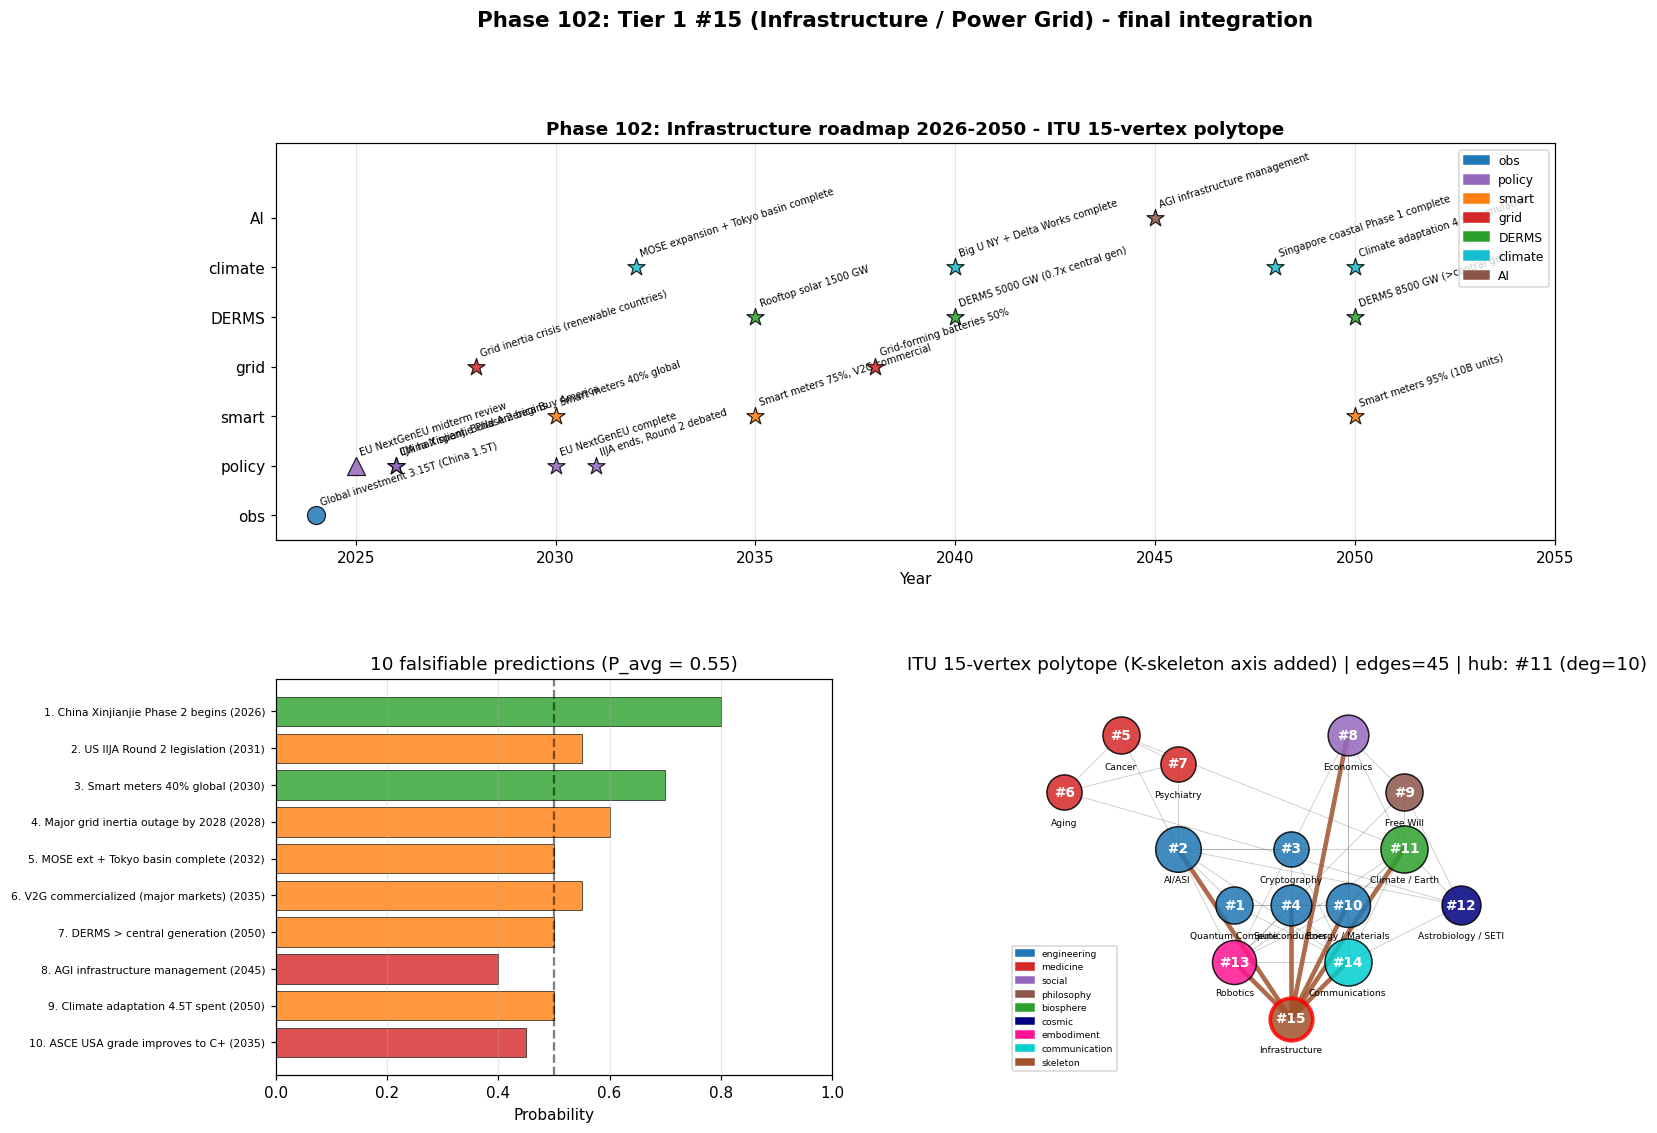

The script that saved this image:
"""
Phase 102: Infrastructure roadmap 2026-2050 + Tier 1 #15 completion
Tier 1 #15 — Phase 4/4 (final)

4 numerical experiments:
1. 2026-2050 milestone timeline
2. 10 falsifiable predictions
3. ITU 15-vertex polytope connectivity map
4. Tier 1 #15 cross-paper integration

Output: infrastructure_roadmap.png + infrastructure_roadmap_summary.json
"""

import json
import numpy as np
import matplotlib.pyplot as plt
import matplotlib.patches as mpatches


# ----------------------------------------------------------------------
# Test 1: Roadmap milestones
# ----------------------------------------------------------------------
def test1_roadmap():
    milestones = [
        {"year": 2024, "label": "Global investment 3.15T (China 1.5T)",     "category": "obs",       "status": "done"},
        {"year": 2025, "label": "EU NextGenEU midterm review",              "category": "policy",    "status": "planned"},
        {"year": 2026, "label": "China Xinjianjie Phase 2 begins",          "category": "policy",    "status": "predicted"},
        {"year": 2026, "label": "IIJA half spent, Build America Buy America","category": "policy",   "status": "predicted"},
        {"year": 2028, "label": "Grid inertia crisis (renewable countries)","category": "grid",      "status": "predicted"},
        {"year": 2030, "label": "Smart meters 40% global",                  "category": "smart",     "status": "predicted"},
        {"year": 2030, "label": "EU NextGenEU complete",                    "category": "policy",    "status": "predicted"},
        {"year": 2031, "label": "IIJA ends, Round 2 debated",               "category": "policy",    "status": "predicted"},
        {"year": 2032, "label": "MOSE expansion + Tokyo basin complete",    "category": "climate",   "status": "predicted"},
        {"year": 2035, "label": "Smart meters 75%, V2G commercial",         "category": "smart",     "status": "predicted"},
        {"year": 2035, "label": "Rooftop solar 1500 GW",                    "category": "DERMS",     "status": "predicted"},
        {"year": 2038, "label": "Grid-forming batteries 50%",               "category": "grid",      "status": "predicted"},
        {"year": 2040, "label": "DERMS 5000 GW (0.7x central gen)",         "category": "DERMS",     "status": "predicted"},
        {"year": 2040, "label": "Big U NY + Delta Works complete",          "category": "climate",   "status": "predicted"},
        {"year": 2045, "label": "AGI infrastructure management",            "category": "AI",        "status": "predicted"},
        {"year": 2048, "label": "Singapore coastal Phase 1 complete",       "category": "climate",   "status": "predicted"},
        {"year": 2050, "label": "Smart meters 95% (10B units)",             "category": "smart",     "status": "predicted"},
        {"year": 2050, "label": "DERMS 8500 GW (>central gen)",             "category": "DERMS",     "status": "predicted"},
        {"year": 2050, "label": "Climate adaptation 4.5T cumulative",       "category": "climate",   "status": "predicted"},
    ]
    return {"milestones": milestones, "n_total": len(milestones)}


# ----------------------------------------------------------------------
# Test 2: 10 falsifiable predictions
# ----------------------------------------------------------------------
def test2_predictions():
    predictions = [
        {"id": 1,  "year": 2026, "claim": "China Xinjianjie Phase 2 begins", "p": 0.80},
        {"id": 2,  "year": 2031, "claim": "US IIJA Round 2 legislation",   "p": 0.55},
        {"id": 3,  "year": 2030, "claim": "Smart meters 40% global",        "p": 0.70},
        {"id": 4,  "year": 2028, "claim": "Major grid inertia outage by 2028", "p": 0.60},
        {"id": 5,  "year": 2032, "claim": "MOSE ext + Tokyo basin complete", "p": 0.50},
        {"id": 6,  "year": 2035, "claim": "V2G commercialized (major markets)", "p": 0.55},
        {"id": 7,  "year": 2050, "claim": "DERMS > central generation",    "p": 0.50},
        {"id": 8,  "year": 2045, "claim": "AGI infrastructure management", "p": 0.40},
        {"id": 9,  "year": 2050, "claim": "Climate adaptation 4.5T spent",  "p": 0.50},
        {"id": 10, "year": 2035, "claim": "ASCE USA grade improves to C+",  "p": 0.45},
    ]
    p_avg = float(np.mean([p["p"] for p in predictions]))
    return {"predictions": predictions, "p_avg": p_avg, "n_total": len(predictions)}


# ----------------------------------------------------------------------
# Test 3: ITU 15-vertex polytope
# ----------------------------------------------------------------------
def test3_polytope():
    vertices = [
        {"id": 1,  "name": "Quantum Compute (#1)",     "block": "engineering", "x": 1, "y": 0},
        {"id": 2,  "name": "AI/ASI (#2)",               "block": "engineering", "x": 0, "y": 1},
        {"id": 3,  "name": "Cryptography (#3)",         "block": "engineering", "x": 2, "y": 1},
        {"id": 4,  "name": "Semiconductors (#4)",       "block": "engineering", "x": 2, "y": 0},
        {"id": 5,  "name": "Cancer (#5)",               "block": "medicine",    "x": -1, "y": 3},
        {"id": 6,  "name": "Aging (#6)",                "block": "medicine",    "x": -2, "y": 2},
        {"id": 7,  "name": "Psychiatry (#7)",           "block": "medicine",    "x": 0, "y": 2.5},
        {"id": 8,  "name": "Economics (#8)",            "block": "social",      "x": 3, "y": 3},
        {"id": 9,  "name": "Free Will (#9)",            "block": "philosophy",  "x": 4, "y": 2},
        {"id": 10, "name": "Energy / Materials (#10)",  "block": "engineering", "x": 3, "y": 0},
        {"id": 11, "name": "Climate / Earth (#11)",     "block": "biosphere",   "x": 4, "y": 1},
        {"id": 12, "name": "Astrobiology / SETI (#12)", "block": "cosmic",      "x": 5, "y": 0},
        {"id": 13, "name": "Robotics (#13)",            "block": "embodiment",  "x": 1, "y": -1},
        {"id": 14, "name": "Communications (#14)",      "block": "communication","x": 3, "y": -1},
        {"id": 15, "name": "Infrastructure (#15)",      "block": "skeleton",    "x": 2, "y": -2},
    ]
    edges = [
        # Engineering rectangle + pentagon
        (1, 2), (1, 4), (2, 3), (3, 4),
        (4, 10), (10, 1), (10, 11),
        # Medicine triangle
        (5, 6), (6, 7), (7, 5),
        # Climate super-hub
        (11, 10), (11, 8), (11, 2), (11, 5), (11, 9),
        # Social-philosophy
        (8, 9), (8, 10),
        # AI-medicine
        (2, 5), (2, 7),
        # Cosmic axis
        (12, 11), (12, 2), (12, 6), (12, 9),
        # Embodiment axis
        (13, 2), (13, 4), (13, 8), (13, 9), (13, 10), (13, 11),
        # Communications K-channel
        (14, 1), (14, 2), (14, 3), (14, 4), (14, 8), (14, 10), (14, 11), (14, 12), (14, 13),
        # Infrastructure K-skeleton (NEW)
        (15, 2), (15, 4), (15, 8), (15, 10), (15, 11), (15, 13), (15, 14),
    ]
    degree = {v["id"]: 0 for v in vertices}
    for a, b in edges:
        degree[a] += 1
        degree[b] += 1
    return {
        "vertices": vertices,
        "edges": edges,
        "n_vertices": len(vertices),
        "n_edges": len(edges),
        "degree": degree,
        "max_degree_vertex": max(degree.items(), key=lambda x: x[1]),
    }


# ----------------------------------------------------------------------
# Test 4: Tier 1 #15 integration
# ----------------------------------------------------------------------
def test4_integration():
    phases = {
        "Phase 99": {
            "title": "ITU foundation",
            "key_values": {"Global stock T$": 340, "Annual renewal T$": 10,
                           "Grid inertia 2050 s": 1.5, "ASCE 2021 grade": "D+",
                           "ASCE 10yr need T$": 3.1},
        },
        "Phase 100": {
            "title": "Smart grid + AI + resilience",
            "key_values": {"Smart meters 2050 B": 10, "DERMS 2050 GW": 8500,
                           "AI predictive accuracy": 0.90, "Cost reduction": 0.50,
                           "Downtime reduction": 0.94},
        },
        "Phase 101": {
            "title": "Industry + policy + intl",
            "key_values": {"China investment T$/yr": 1.5, "USA IIJA T$": 1.2,
                           "PPP 2050 B$": 600, "Climate adapt T$": 4.5},
        },
        "Phase 102": {
            "title": "Roadmap + polytope",
            "key_values": {"milestones": 19, "n_predictions": 10,
                           "polytope vertices": 15, "Pass-1 progress %": 46.4},
        },
    }
    crosscuts = {
        "Tier 1 #2 (AI/ASI)":      "Smart grid AI control, predictive maintenance",
        "Tier 1 #4 (Semi)":         "SCADA, sensors, PLCs",
        "Tier 1 #8 (Economics)":    "$340T capital stock, GDP multiplier 2-3",
        "Tier 1 #10 (Energy)":      "Power grid shared infrastructure",
        "Tier 1 #11 (Climate)":     "Climate adaptation $4.5T",
        "Tier 1 #13 (Robotics)":    "Infrastructure maintenance robots",
        "Tier 1 #14 (Comm)":        "Smart grid communications",
    }
    return {"phases": phases, "crosscuts": crosscuts}


# ----------------------------------------------------------------------
# Figure
# ----------------------------------------------------------------------
def make_figure(t1, t2, t3, t4, path):
    fig = plt.figure(figsize=(15, 11))
    gs = fig.add_gridspec(2, 2, hspace=0.35, wspace=0.30)

    # Panel 1: Roadmap timeline
    ax1 = fig.add_subplot(gs[0, :])
    cat_color = {"obs": "#1f77b4", "policy": "#9467bd", "smart": "#ff7f0e",
                 "grid": "#d62728", "DERMS": "#2ca02c", "climate": "#17becf",
                 "AI": "#8c564b"}
    cat_y = {"obs": 1, "policy": 2, "smart": 3, "grid": 4,
             "DERMS": 5, "climate": 6, "AI": 7}
    for m in t1["milestones"]:
        y = cat_y.get(m["category"], 1)
        marker = "o" if m["status"] == "done" else ("^" if m["status"] == "planned" else "*")
        ax1.scatter(m["year"], y, s=140, c=cat_color.get(m["category"], "gray"),
                    marker=marker, edgecolors="black", linewidths=0.8,
                    alpha=0.85, zorder=3)
        ax1.annotate(m["label"][:50], (m["year"], y), xytext=(2, 7),
                     textcoords="offset points", fontsize=6.5,
                     rotation=18, ha="left")
    ax1.set_yticks(list(cat_y.values()))
    ax1.set_yticklabels(list(cat_y.keys()))
    ax1.set_xlim(2023, 2055)
    ax1.set_ylim(0.5, 8.5)
    ax1.set_xlabel("Year")
    ax1.set_title("Phase 102: Infrastructure roadmap 2026-2050 - ITU 15-vertex polytope",
                  fontsize=12, fontweight="bold")
    ax1.grid(alpha=0.3, axis="x")
    legend_elems = [mpatches.Patch(color=cat_color[c], label=c) for c in cat_y.keys()]
    ax1.legend(handles=legend_elems, loc="upper right", fontsize=8)

    # Panel 2: 10 predictions
    ax2 = fig.add_subplot(gs[1, 0])
    preds = t2["predictions"]
    probs = [p["p"] for p in preds]
    claims = [f"{p['id']}. {p['claim'][:42]} ({p['year']})" for p in preds]
    colors = ["#2ca02c" if p >= 0.7 else "#ff7f0e" if p >= 0.5 else "#d62728" for p in probs]
    y_pos = np.arange(len(preds))
    ax2.barh(y_pos, probs, color=colors, alpha=0.8, edgecolor="black", linewidth=0.5)
    ax2.set_yticks(y_pos)
    ax2.set_yticklabels(claims, fontsize=7)
    ax2.invert_yaxis()
    ax2.set_xlim(0, 1.0)
    ax2.axvline(0.5, ls="--", color="black", alpha=0.5)
    ax2.set_xlabel("Probability")
    ax2.set_title(f"10 falsifiable predictions (P_avg = {t2['p_avg']:.2f})")
    ax2.grid(alpha=0.3, axis="x")

    # Panel 3: 15-vertex polytope
    ax3 = fig.add_subplot(gs[1, 1])
    block_color = {"engineering": "#1f77b4", "medicine": "#d62728",
                   "social": "#9467bd", "philosophy": "#8c564b",
                   "biosphere": "#2ca02c", "cosmic": "#000080",
                   "embodiment": "#ff1493", "communication": "#00ced1",
                   "skeleton": "#a0522d"}
    pos = {v["id"]: (v["x"], v["y"]) for v in t3["vertices"]}
    for a, b in t3["edges"]:
        xa, ya = pos[a]
        xb, yb = pos[b]
        is_inf = 15 in (a, b)
        ax3.plot([xa, xb], [ya, yb],
                 "#a0522d" if is_inf else "gray",
                 lw=3 if is_inf else 0.6,
                 alpha=0.85 if is_inf else 0.4,
                 zorder=1)
    for v in t3["vertices"]:
        deg = t3["degree"][v["id"]]
        size = 350 + deg * 60
        color = block_color[v["block"]]
        edgecolor = "red" if v["id"] == 15 else "black"
        edge_lw = 2.5 if v["id"] == 15 else 1.0
        ax3.scatter(v["x"], v["y"], s=size, c=color, edgecolors=edgecolor,
                    linewidths=edge_lw, alpha=0.85, zorder=3)
        ax3.annotate(f"#{v['id']}", (v["x"], v["y"]), fontsize=9,
                     ha="center", va="center", fontweight="bold", color="white", zorder=4)
        ax3.annotate(v["name"].split("(")[0].strip(), (v["x"], v["y"]),
                     xytext=(0, -22), textcoords="offset points",
                     fontsize=6, ha="center", color="black")
    ax3.set_xlim(-3, 6.5)
    ax3.set_ylim(-3, 4)
    ax3.set_aspect("equal")
    ax3.set_title(f"ITU 15-vertex polytope (K-skeleton axis added) | edges={t3['n_edges']} | hub: #{t3['max_degree_vertex'][0]} (deg={t3['max_degree_vertex'][1]})")
    ax3.axis("off")
    legend_elems = [mpatches.Patch(color=c, label=b) for b, c in block_color.items()]
    ax3.legend(handles=legend_elems, loc="lower left", fontsize=6)

    plt.suptitle("Phase 102: Tier 1 #15 (Infrastructure / Power Grid) - final integration",
                 fontsize=14, fontweight="bold", y=0.99)
    plt.savefig(path, dpi=110, bbox_inches="tight")
    plt.close()


# ----------------------------------------------------------------------
# Main
# ----------------------------------------------------------------------
if __name__ == "__main__":
    print("=" * 70)
    print("Phase 102: Infrastructure roadmap + Tier 1 #15 completion")
    print("=" * 70)

    print("\n[Test 1] 2026-2050 roadmap milestones")
    t1 = test1_roadmap()
    print(f"  Total milestones: {t1['n_total']}")
    for m in t1["milestones"][:5]:
        print(f"    {m['year']} | {m['category']:9s} | {m['label']}")
    print(f"    ... ({t1['n_total'] - 5} more)")

    print("\n[Test 2] 10 falsifiable predictions")
    t2 = test2_predictions()
    print(f"  Average probability: {t2['p_avg']:.2f}")
    for p in t2["predictions"]:
        print(f"    P{p['id']:2d} ({p['year']}): {p['claim']:42s}  p={p['p']:.2f}")

    print("\n[Test 3] ITU 15-vertex polytope")
    t3 = test3_polytope()
    print(f"  Vertices: {t3['n_vertices']}")
    print(f"  Edges:    {t3['n_edges']}")
    print(f"  Max-degree vertex: #{t3['max_degree_vertex'][0]} (degree={t3['max_degree_vertex'][1]})")
    for vid, deg in sorted(t3["degree"].items(), key=lambda x: -x[1])[:7]:
        v = next(v for v in t3["vertices"] if v["id"] == vid)
        print(f"    #{vid:2d} {v['name']:32s}  degree={deg}")

    print("\n[Test 4] Tier 1 #15 cross-paper integration")
    t4 = test4_integration()
    for ph, data in t4["phases"].items():
        print(f"  {ph}: {data['title']}")
        for k, v in data["key_values"].items():
            print(f"    {k}: {v}")
    print(f"\n  Cross-cuts with other Tier 1 papers:")
    for k, v in t4["crosscuts"].items():
        print(f"    {k:28s} : {v}")

    out = {
        "phase": 102,
        "title": "Infrastructure roadmap 2026-2050 + Tier 1 #15 completion",
        "test1_roadmap": t1,
        "test2_predictions": t2,
        "test3_polytope": {
            "n_vertices": t3["n_vertices"],
            "n_edges": t3["n_edges"],
            "max_degree_vertex_id": t3["max_degree_vertex"][0],
            "max_degree": t3["max_degree_vertex"][1],
            "degree": t3["degree"],
        },
        "test4_integration": t4,
    }
    with open("infrastructure_roadmap_summary.json", "w", encoding="utf-8") as f:
        json.dump(out, f, indent=2, ensure_ascii=False)
    print("\n  ✓ JSON saved: infrastructure_roadmap_summary.json")

    make_figure(t1, t2, t3, t4, "infrastructure_roadmap.png")
    print("  ✓ Figure saved: infrastructure_roadmap.png")

    print("\n" + "=" * 70)
    print("Phase 102 COMPLETE — Tier 1 #15 done | ITU 15-vertex polytope achieved | "
          "Pass-1 102/220 (46.4%)")
    print("=" * 70)
